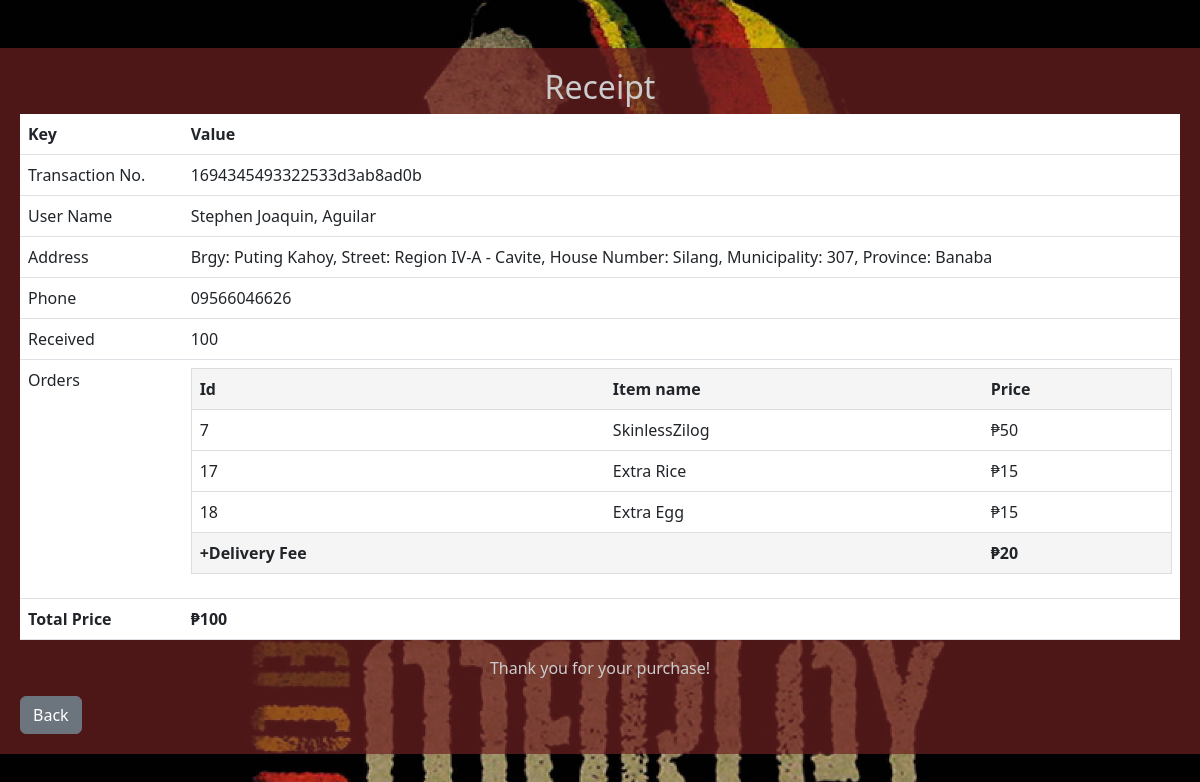
The page /admin/receipt/107 on the database its author committed.
### tables this page shows
CREATE TABLE receipt(id INTEGER PRIMARY KEY AUTOINCREMENT, unique_id TEXT UNIQUE NOT NULL,
name TEXT NOT NULL,
Address TEXT NOT NULL,
phoneNo TEXT NOT NULL,
from_customer INTEGER,
referrenceNo TEXT, totalPrice INTEGER NOT NULL, item TEXT, isDineIn BIT);

### routes/admin.py (the view)
@admin_bp.route('/admin/receipt/<id>', methods=['POST', 'GET'])
def receipt(id):
    receipt_data = pnt.ReceiptsData()
    receipt = receipt_data.get_by_id(int(id))
    if receipt is None:
        return redirect(url_for('admin.dashboard'))
    mylist = ast.literal_eval(receipt.item)
    return render_template('receipt.html', receipt=receipt, orders=mylist)

### thisclass/Myclass.py (called while the page is built)
    def create_object(self, i):
        id, unique, name, address, phone, from_customer, referrenceNo, totalPrice, item, isDineIn = i
        return Receipts(id, unique, name, address, phone, from_customer, referrenceNo, totalPrice, item)

    def fetch_from_database(self):
        conn = sqlite3.connect(self.db)
        cursor = conn.cursor()
        cursor.execute('SELECT id, unique_id, name, Address, phoneNo, from_customer, referrenceNo, totalPrice, item, isDineIn FROM receipt ORDER BY id DESC')
        rows = cursor.fetchall()
        for i in rows:
            obj = self.create_object(i)
            obj.isDineIn=i[9]
            self.transactions.append(obj)
        conn.close()

    def get_by_id(self, id):
        for i in self.transactions:
            if i.id == id:
                return i
        return None

### templates/receipt.html (shortened to what this page needs)
{% extends "layout.html" %}
{% block styles %}
    <link rel="stylesheet" href="{{ url_for('static', filename='css/receipt.css') }}">
{% endblock %}
{% block body %}
<div class="outer-container mt-5">
    <div class="row">
        <div class="col">
            <h2 class="text-center">Receipt</h2>
        </div>
    </div>
    <div class="row">
        <div class="col">
            <table class="table outer-table">
                <thead>
                    <tr>
                        <th>Key</th>
                        <th>Value</th>
                    </tr>
                </thead>
                <tbody>
                    <tr>
                        <td>Transaction No.</td>
                             <td>{{ receipt.unique }}</td>
                    </tr>
                    <tr>
                        <td>User Name</td>
                        <td>{{ receipt.name }}</td>
                    </tr>
                    <tr>
                        <td>Address</td>
                        <td>{{ receipt.address }}</td>
                    </tr>
                    <tr>
                        <td>Phone</td>
                        <td>{{ receipt.phone }}</td>
                    </tr>
                    {% if receipt.from_customer == 0 %}
                        <tr>
                            <td>Referrence Number</td>
                            <td>{{ receipt.referrenceNo }}</td>
                        </tr>
                    {% else %}
                        <tr>
                            <td>Received</td>
                            <td>{{ receipt.from_customer }}</td>
                        </tr>
                    {% endif %}
                    <tr>
                        <td>Orders</td>
                            <td>
                            <table class="table inner-table">
                                <thead>
                                    <th>Id</th>
                                    <th>Item name</th>
                                    <th>Price</th>
                                </thead>
                                <tbody>
                                    {% for i in orders %}
                                        <tr>
                                            <td>{{ i[0] }}</td>
                                            <td>{{ i[1] }}</td>
                                            <td>₱{{ i[2] }}</td>
                                        </tr>
                                    {% endfor %}
                                </tbody>
                                {% if not receipt.isDineIn %}
                                <tr>
                                    <th>+Delivery Fee</th>
                                    <th></th>
                                    <th>₱20</th>
                                </tr>
                                {% else %}
                                <tfoot>
                                    {% endif %}
                            </table>
                        </td>
                    </tr>
                </tbody>
                <tfoot>
                    <tr>
                        <th>Total Price</td>
                        <th>₱{{ receipt.price }}</th>
                    </tr>
            </table>
        </div>
    </div>
    <div class="row">
        <div class="col text-center">
            <p>Thank you for your purchase!</p>
        </div>
    </div>
    <a href="{{ url_for('admin.dashboard') }}">
        <button class="btn btn-secondary">Back</button>
    </a>
</div>
{% endblock %}

### static/css/layout.css (style rules this page uses)
body { background-image: url('../img/reggae.jpg'); background-position: center; background-repeat: no-repeat; background-size: cover; height: 100%; }

### static/css/receipt.css (style rules this page uses)
.outer-container { background-color: rgba(112, 33, 33, 0.7); color: #ccc; padding: 20px; }
.outer-table { width: 100%; }
.inner-table { width: 100%; border: 1px solid #ddd; }
.inner-table th { background-color: #f5f5f5; }
.inner-table tr { border-bottom: 1px solid #ddd; }

### rows shown on the page
receipt: unique "1694345493322533d3ab8ad0b", name "Stephen Joaquin, Aguilar", address "Brgy: Puting Kahoy, Street: Region IV-A - Cavite, House Number: Silang, Municipality: 307, Province: Banaba", phone "09566046626", from_customer "100"

### other values the page prints
{{ i[0] }} "7" "17" "18"
{{ i[1] }} "SkinlessZilog" "Extra Rice" "Extra Egg"
{{ i[2] }} "50" "15" "15"
{{ receipt.price }} "100"
